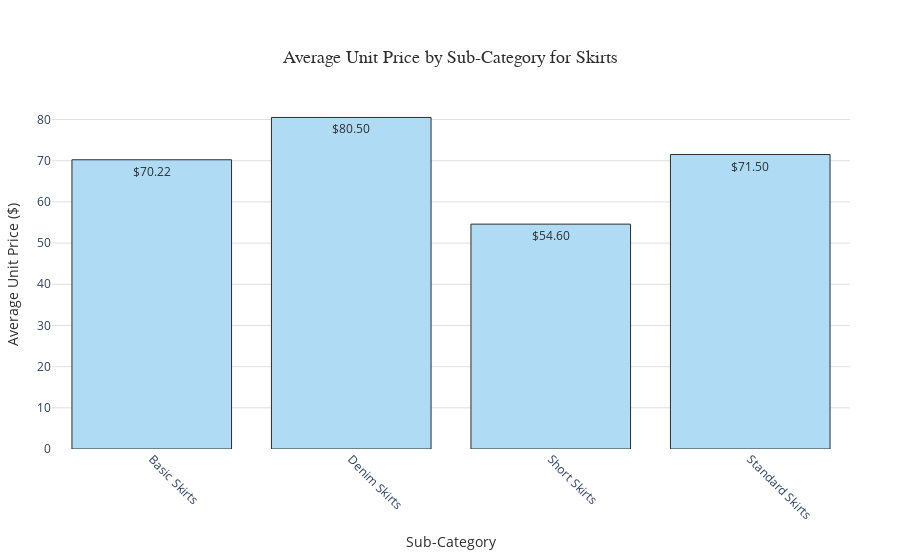

Notebook code cell kept with this figure:
### Markdown cell above
#### 👗 **Average Unit Price by Sub-Category (Skirts)**

Next up, we look at Skirts to see how their prices vary by style.

How We Did It:
- We filtered the data to focus on Skirts.
- Grouped them by style to find the average price for each.
- Made a simple bar chart to show the differences.

Why It Matters:

This chart helps Yakira Bella see which skirts are budget-friendly and which feel more premium. It’s great for planning sales or deciding which styles to stock more of.

### Code cell
import pandas as pd
import plotly.express as px
import plotly.graph_objects as go

# Load the Sales Analysis sheet
df = pd.read_excel('/Users/er/Desktop/Yakira Bella Test/project/Presentation/Final_Analyst_Project_Complete.xlsx', sheet_name='Sales Analysis')

# Filter for Category = 'Skirts'
df_skirts = df[df['Category'] == 'Skirts']

# Calculate the average Unit Price by Sub-Category for Skirts
avg_price_by_subcategory = df_skirts.groupby('Sub-Category')['Unit Price'].mean().reset_index()

# Create a bar chart
fig = go.Figure()

fig.add_trace(go.Bar(
    x=avg_price_by_subcategory['Sub-Category'],
    y=avg_price_by_subcategory['Unit Price'],
    marker=dict(
        color='#b0dbf5',  # Soft coral color for bars
        line=dict(width=1, color='#2D2D2D')  # Thin dark outline
    ),
    text=[f'${price:.2f}' for price in avg_price_by_subcategory['Unit Price']],  # Display price on bars
    textposition='auto',  # Automatically position text on top
    textfont=dict(size=12, color='#2D2D2D')
))

# Customize the layout
fig.update_layout(
    title=dict(
        text='Average Unit Price by Sub-Category for Skirts',
        font=dict(size=18, color='#2D2D2D', family='Arial, bold'),
        x=0.5,
        xanchor='center',
        yanchor='top',
        pad=dict(t=20)
    ),
    xaxis=dict(
        title='Sub-Category',
        titlefont=dict(size=14, color='#2D2D2D'),
        tickfont=dict(size=12),
        tickangle=45,
        showgrid=False
    ),
    yaxis=dict(
        title='Average Unit Price ($)',
        titlefont=dict(size=14, color='#2D2D2D'),
        tickfont=dict(size=12),
        gridcolor='#E0E0E0',
        zeroline=False
    ),
    plot_bgcolor='#FFFFFF',  # Clean white background
    paper_bgcolor='#FFFFFF',
    margin=dict(l=50, r=50, t=100, b=100),
    showlegend=False,
    hovermode='x'  # Show hover info for x-axis values
)

# Show the plot
fig.show()

### Figure 1 — Plotly figure (JSON) as saved in the notebook; plotly's stock layout.template omitted (floating-point values rounded to 4 significant figures)
{"data": [{"marker": {"color": "#b0dbf5", "line": {"color": "#2D2D2D", "width": 1}}, "text": ["$70.22", "$80.50", "$54.60", "$71.50"], "textfont": {"color": "#2D2D2D", "size": 12}, "textposition": "auto", "type": "bar", "x": ["Basic Skirts", "Denim Skirts", "Short Skirts", "Standard Skirts"], "y": [70.22, 80.5, 54.6, 71.5]}], "layout": {"hovermode": "x", "margin": {"b": 100, "l": 50, "r": 50, "t": 100}, "paper_bgcolor": "#FFFFFF", "plot_bgcolor": "#FFFFFF", "showlegend": false, "title": {"font": {"color": "#2D2D2D", "family": "Arial, bold", "size": 18}, "pad": {"t": 20}, "text": "Average Unit Price by Sub-Category for Skirts", "x": 0.5, "xanchor": "center", "yanchor": "top"}, "xaxis": {"showgrid": false, "tickangle": 45, "tickfont": {"size": 12}, "title": {"font": {"color": "#2D2D2D", "size": 14}, "text": "Sub-Category"}}, "yaxis": {"gridcolor": "#E0E0E0", "tickfont": {"size": 12}, "title": {"font": {"color": "#2D2D2D", "size": 14}, "text": "Average Unit Price ($)"}, "zeroline": false}}}
